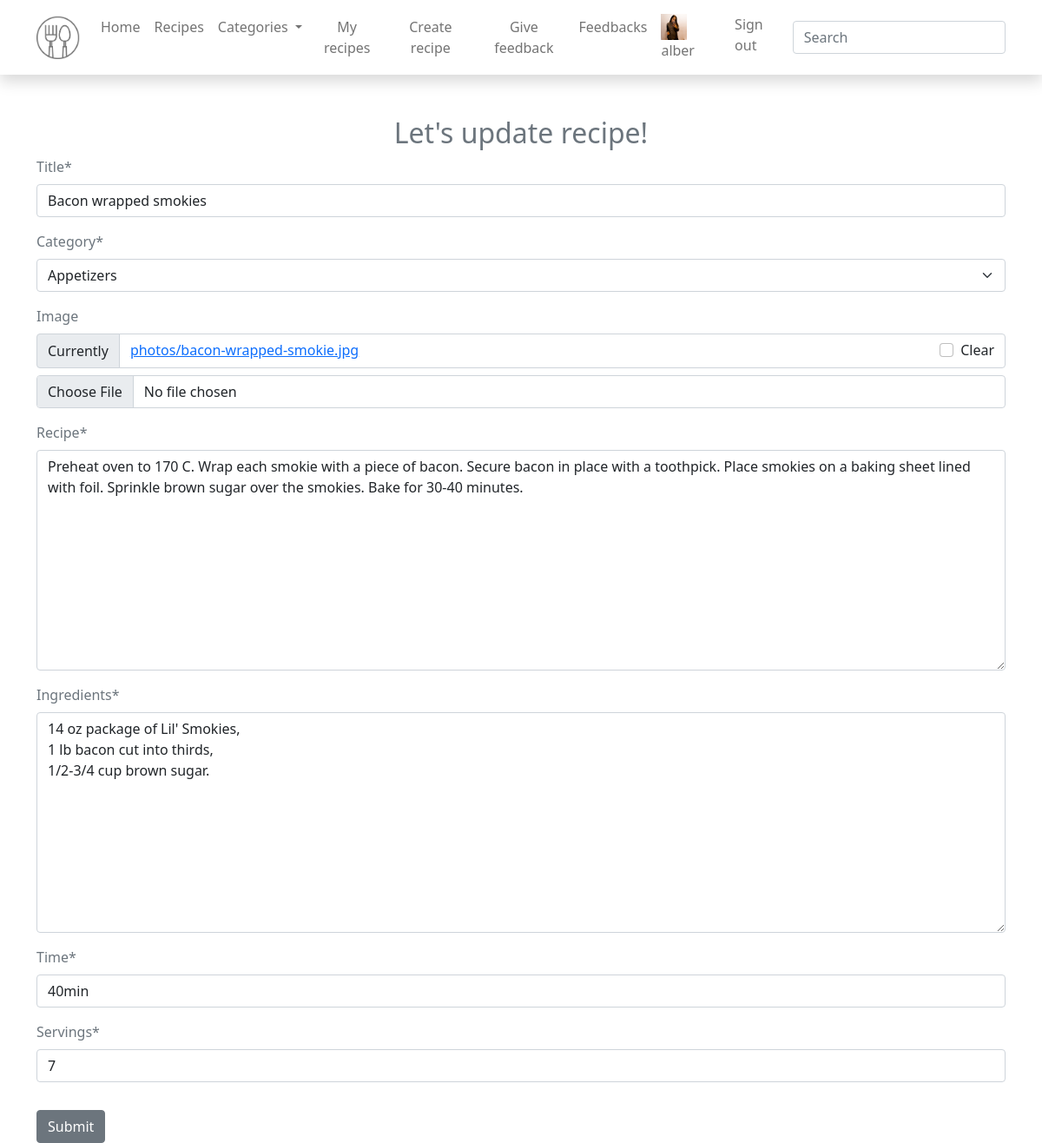
The app's page /edit_recipe/7 (signed in) with its own data.
### application/models.py (models this page shows, shortened)
class User(AbstractUser):
    image = models.ImageField(null=True, blank=True)

class Recipe(models.Model):
    title = models.CharField(max_length=200)
    category = models.ForeignKey(Category, on_delete=models.CASCADE)
    image = models.ImageField(null=True, blank=True, upload_to='photos')
    recipe = models.TextField(null=True)
    ingredients = models.TextField(null=True)
    time = models.CharField(max_length=5)
    servings = models.CharField(max_length=5)
    user = models.ForeignKey(User, on_delete=models.CASCADE, default="")

class Category(models.Model):
    category = models.CharField(max_length=100, unique=True)
    def __str__(self):
        return self.category

### application/views.py (the view, shortened to what this page needs)
# urls.py: path('edit_recipe/<int:id>', views.EditRecipe.as_view(), name="edit_recipe"),
@method_decorator(login_required(login_url='login'), name='dispatch')
class EditRecipe(CreateRecipeView, UpdateView):
    form_c = CreateRecipeForm
    context = {}
    template_name = 'edit_recipes.html'
    def get(self, request, *args, **kwargs):
        id = kwargs.get('id')
        recipes = get_object_or_404(Recipe, pk=id)
        form = self.form_c(instance=recipes)
        self.context['form'] = form
        return render(request, self.template_name, self.context)

### application/forms.py
class CreateRecipeForm(forms.ModelForm):
    class Meta:
        model = Recipe
        fields = '__all__'
        widgets = {'ingredients': forms.Textarea(), 'recipe': forms.Textarea(),
                   'user': forms.HiddenInput()}

### templates/edit_recipes.html (shortened to what this page needs)
{% extends 'base.html' %}
{% load crispy_forms_tags %}
{% load static %}
{% block content %}
  <form method="post" enctype="multipart/form-data">
    <h1 class="lead main_home_header">Let's update recipe!</h1>
    {{ form|crispy }}
    <button type="submit" class="btn btn-secondary" style="margin-top:1rem;">Submit</button>
  </form>
{% endblock %}

### templates/base.html (shortened to what this page needs)
<!doctype html>
{% load static %}
<html lang="en">
  <head>
    <link href="https://cdn.jsdelivr.net/npm/bootstrap@5.0.2/dist/css/bootstrap.min.css" rel="stylesheet">
    <link rel="stylesheet" href="{% static '/css/style.css' %}">
  </head>
  <body class="text-muted">
<nav class="navbar navbar-expand-lg navbar-light bg-white static-top mb-5 shadow">
  <div class="container">
    <a class="navbar-brand" href="{% url 'home' %}">
    <img src="{% static '/img/logotipas.png' %}" alt="" width="50" height="50" class="d-inline-block align-top">
    </a>
    <div class="collapse navbar-collapse justify-content-end" id="navbarResponsive">
      <ul class="navbar-nav ms-auto text-center">
        <li class="nav-item">
          <a class="nav-link" href="{% url 'home' %}">Home</a>
        </li>
        <li class="nav-item">
          <a class="nav-link" href="{% url 'show_recipes' %}">Recipes</a>
        </li>
        <li class="nav-item dropdown">
          <a class="nav-link dropdown-toggle" href="#" id="navbarDropdown" role="button" data-bs-toggle="dropdown" aria-expanded="false">
            Categories
          </a>
        </li>
        {% if user.is_authenticated %}
        <li class="nav-item">
          <a class="nav-link" href="{% url 'show_user_recipes' page=1 %}">My recipes</a>
        </li>
        <li class="nav-item">
          <a class="nav-link" href="{% url 'create_recipes' %}">Create recipe</a>
        </li>
        <li class="nav-item">
          <a class="nav-link" href="{% url 'give_feedback' %}">Give feedback</a>
        </li>
        {% endif %}
        {% if request.user.is_staff %}
        <li class="nav-item">
          <a class="nav-link" href="{% url 'see_feedback' %}">Feedbacks</a>
        </li>
        {% endif %}
      </ul>
        <ul class="navbar-nav ml-auto pull-right">
          {% if user.is_authenticated %}
             <li class="nav-item">
               <a class="nav-link" href="{% url 'user_account' %}">
                 {% if user.image %}
                 <img src="{{ user.image.url }}" alt="Vartotojo nuotrauka" height="30" width="30">
                 {% endif %}
               {{ user.get_username }}</a></li>
            <li class="nav-item"><a class="nav-link" href="{% url 'logout' %}">Sign out</a></li>
          {% else %}
            <li class="nav-item"><a class="nav-link" href="{% url 'login' %}">Sign In</a></li>
          {% endif %}
        </ul>
      <form class="form-inline my-2 my-lg-0" action="{% url 'search' %}" method="get">
        <input class="form-control mr-sm-2" type="text" placeholder="Search" name="query">
      </form>
    </div>
  </div>
</nav>
<div class="container">
{% block content %}{% endblock %}
</div>
  </body>
</html>

### application/static/css/style.css (style rules this page uses)
.main_home_header { font-size: 2rem; justify-content: center; text-align: center; }

### records on screen
User: image (picture), get_username "alber"
Recipe: title "Bacon wrapped smokies", recipe "Preheat oven to 170 C. Wrap each smokie with a piece of bacon. Secure bacon in place with a toothpick. Place smokies on a baking sheet lined with foil. Sprinkle brown sugar over the smokies. Bake for 30-40 minutes.", ingredients "14 oz package of Lil' Smokies, 1 lb bacon cut into thirds, 1/2-3/4 cup brown sugar.", time "40min", servings "7"
Category: category "Appetizers"
